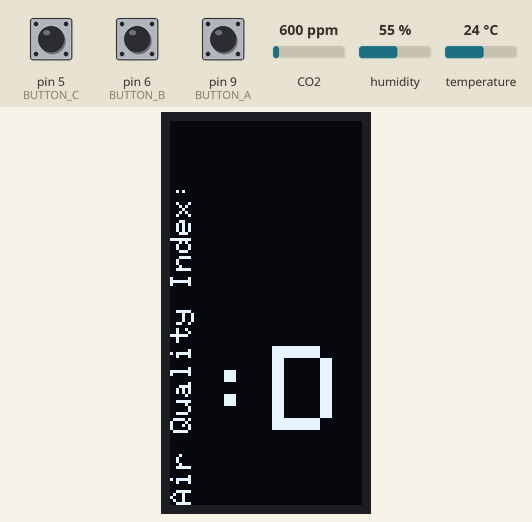
Simulated run of this sketch. Board: Arduino Leonardo, built with avr-gcc and run on an emulated ATmega32U4. Shown: 128×64 one-colour display. The test bench sets the inputs (shaded band); at power-on: pin 5 (BUTTON_C) HIGH, pin 6 (BUTTON_B) HIGH, CO2 600 ppm, pin 9 (BUTTON_A) HIGH, humidity 55 %, temperature 24 °C. The display library's start-up logo is not drawn.

Above: at 2.43 s.
2.6 s: pin 5 (BUTTON_C) pulled LOW for 0.15 s
At 3.4 s:
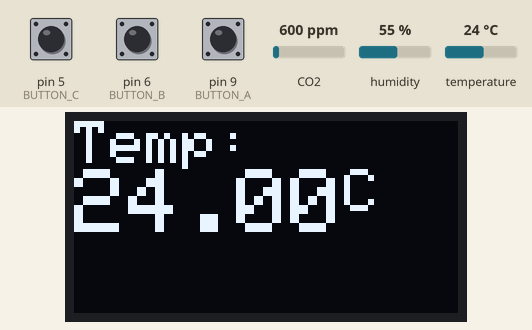
5.7 s: pin 6 (BUTTON_B) pulled LOW for 3.2 s
At 8.9 s:
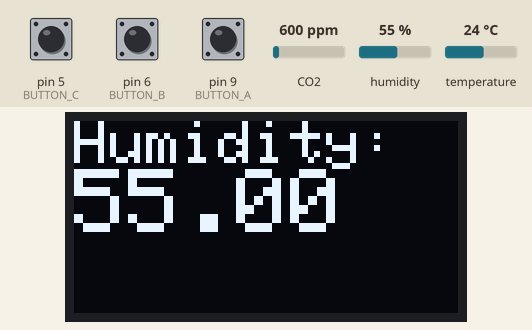
10.4 s: CO2 set to 1050 ppm
At 13.3 s:
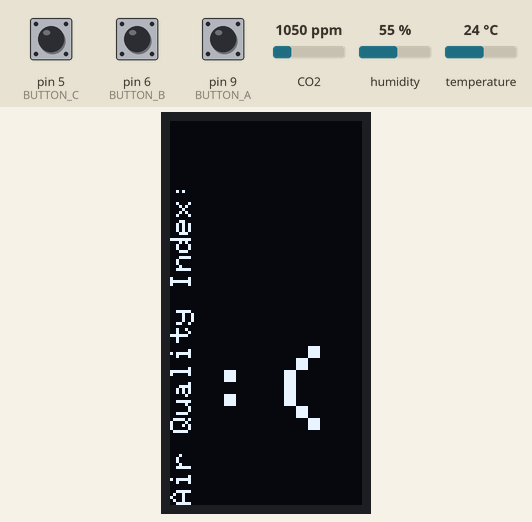
13.4 s: pin 9 (BUTTON_A) pulled LOW for 0.15 s
At 13.7 s:
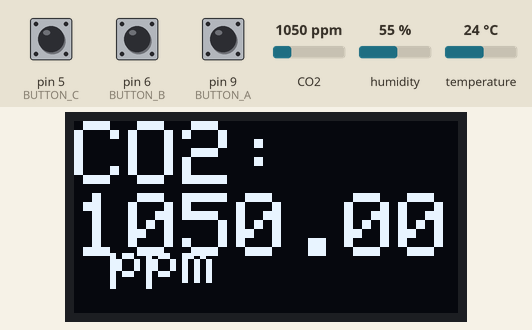
16.5 s: CO2 set to 452 ppm
19.5 s: pin 9 (BUTTON_A) pulled LOW for 1 s
At 21.0 s:
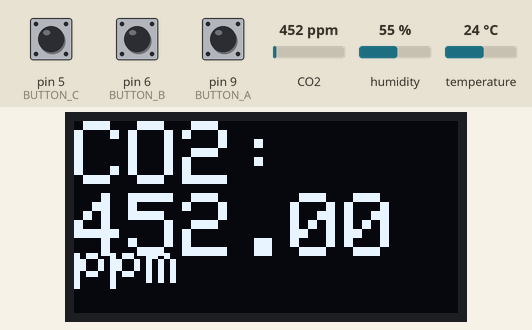
Timing chart, 0 to 22.5 s (numbered marks = the images above; inputs shaded):
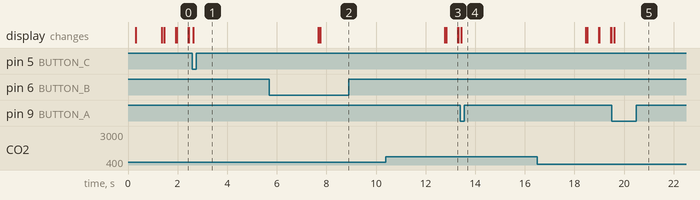

Measured:
- after the input at 2.6 s, the display: changes at once (image 1)
- after the input at 10.4 s, the display: first differs from a run without the input after 2.9 s (image 3)
- after the input at 13.4 s, the display: changes at once (image 4)
- after the input at 19.5 s, the display: changes after 0.10 s (image 5)

The sketch:

co2withOLEDwithbuttons.ino
```cpp
//libraries needed for a c02 sensor and featherwing
#include <SPI.h>
#include <Wire.h>
#include <Adafruit_GFX.h>
#include <Adafruit_SH110X.h>
#include <Adafruit_SCD30.h>

Adafruit_SCD30  scd30;

Adafruit_SH1107 display = Adafruit_SH1107(64, 128, &Wire);

// OLED FeatherWing buttons map to different pins depending on board:

 // 32u4, M0, M4, nrf52840, esp32-s2 and 328p
#define BUTTON_A  9
#define BUTTON_B  6
#define BUTTON_C  5

//set a variable for air quality. This will be used for the emoji choice later in the loop, and displaying values, these are just baseline values for initial setup
  float air_c02 = 500;
  float air_temp = 500;
  float air_hum = 500;
  float air_quality = 500;


void setup() {


  //Serial.begin(115200);
//  while (!Serial) delay(10);     // will pause Zero, Leonardo, etc until serial console opens leave commented out if you want to make your display portable
  //Serial.println("128x64 OLED FeatherWing and Adafruit SCD30 test!"); use if you want to test
  delay(250); // wait for the OLED to power up
  display.begin(0x3C, true); // Address 0x3C default


  // Try to initialize the co2 monitor!
  if (!scd30.begin()) {
    display.println("Failed to find SCD30 chip");
    while (1) { delay(10); }
  }


  // Show image buffer on the display hardware.
  // Since the buffer is intialized with an Adafruit splashscreen
  // internally, this will display the splashscreen.
  display.display();
  delay(1000);

  // Clear the buffer.
  display.clearDisplay();
  display.display();

  display.setRotation(1);
  //Serial.println("Button test");

  pinMode(BUTTON_A, INPUT_PULLUP);
  pinMode(BUTTON_B, INPUT_PULLUP);
  pinMode(BUTTON_C, INPUT_PULLUP);

  // text display tests
  display.setTextSize(1);
  display.setTextColor(SH110X_WHITE);
  display.setCursor(0,0);
  display.display(); // actually display all of the above
}


void loop() {
  //reset display cursor so everything shows at the top.
    display.clearDisplay();
    display.setCursor(0,0);

  if (scd30.dataReady()){

//creates a boolean (true or false), then checks if the sensor is reading the data. MUST include this or value will be 0.00
  bool readok = scd30.read();
  if(!readok)
  {
    //error
  }
  //setting actual values to the floats created earlier
    air_c02 = (scd30.CO2);
    air_quality = (scd30.CO2);
    air_temp = (scd30.temperature);
    air_hum = (scd30.relative_humidity);

//setting the display to be cleared, and the cursor to the top of the screen
    display.clearDisplay();
    display.display();
    display.setCursor(0,0);

    //yield will say to the board that it can yield the processor to other processes before moving on.
    yield();


//if statement for the 3 buttons, A, B and C each button will make sure the text is larger, the screen is rotated to the right orientation, and then print a large version of the value from the monitor
  if(!digitalRead(BUTTON_A)) {
    display.setRotation(1);
    display.setTextSize(3);
    display.print("CO2: ");
    display.println("");
    display.print(air_c02);
    display.setTextSize(2);
    display.println(" ppm");
    display.println("");
    //this will display everything above
    display.display();
    //this will pause the display for 5 seconds with the display of the info
    delay(5000);

  }

  if(!digitalRead(BUTTON_B)) {
    display.setRotation(1);
    display.setTextSize(2);
    display.print("Humidity: ");
    display.println("");
    display.setTextSize(3);
    display.print(air_hum);
    display.println("");
    //this will display everything above
    display.display();
    //this will pause the display for 5 seconds with the display of the info
    delay(5000);

  }

  if(!digitalRead(BUTTON_C)) {
    display.setRotation(1);
    display.setTextSize(2);
    display.print("Temp: ");
    display.println("");
    display.setTextSize(3);
    display.print(air_temp);
    display.setTextSize(2);
    display.println("C");
    display.println("");
    //this will display everything above
    display.display();
    //this will pause the display for 5 seconds with the display of the info
    delay(5000);
  }

//this should clear the display for the aqi splash that is the emoji
  display.clearDisplay();
  display.display();
  yield();

  //resets the cursor to the top of the screen
  display.setCursor(0,0);


//general splash screen on boot after Adafruit logo goes away, will say air quality index in smaller print, with a larger emoji, this will make sure the roation is the right place, cursor is the right place
  display.setRotation(1);
  display.setCursor(0,0);

//makes the text smaller
  display.setTextSize(1);
  display.print("Air Quality Index:");
  display.println("");


    //make emoji bigger and move to middle of the screen
    display.setTextSize(4);
    display.setRotation(2);
    display.setCursor(10,75);


    //if statement to show emoji based on air quality
    if (air_quality <= 700){
      display.print(":D");

    }
    else if ((air_quality >=701) && (air_quality<= 800)) {
        display.print(":)");
    }
    else if ((air_quality >=801) && (air_quality<= 1000)) {
        display.print(":|");
    }
    else if ((air_quality >=1001) && (air_quality<= 1200)) {
        display.print(":(");
    }
    else if ((air_quality >=1201) && (air_quality<= 1400)) {
        display.print(":C");

    }
    else if ((air_quality >=1400) && (air_quality<= 2000)) {
        display.setTextSize(3);
        display.print(">:O");
    }
    else
    {
      //resets textsize to 3 so the full word will show up, and resets rotation so the word shows up right
        display.setTextSize(3);
        display.setRotation(1);
        display.print("LEAVE");

    }

     //display everything above and make sure screen cleared
      yield();
      display.display();
      //display.clearDisplay();


}
}
```
